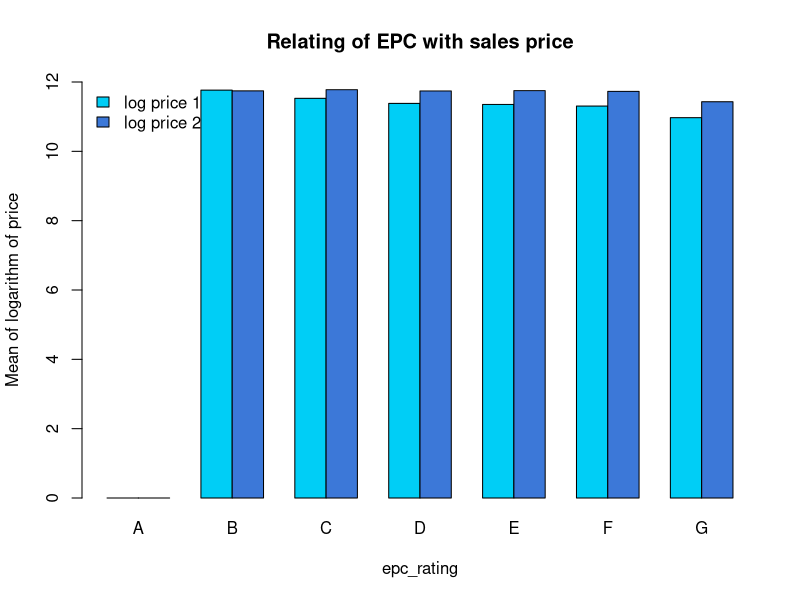
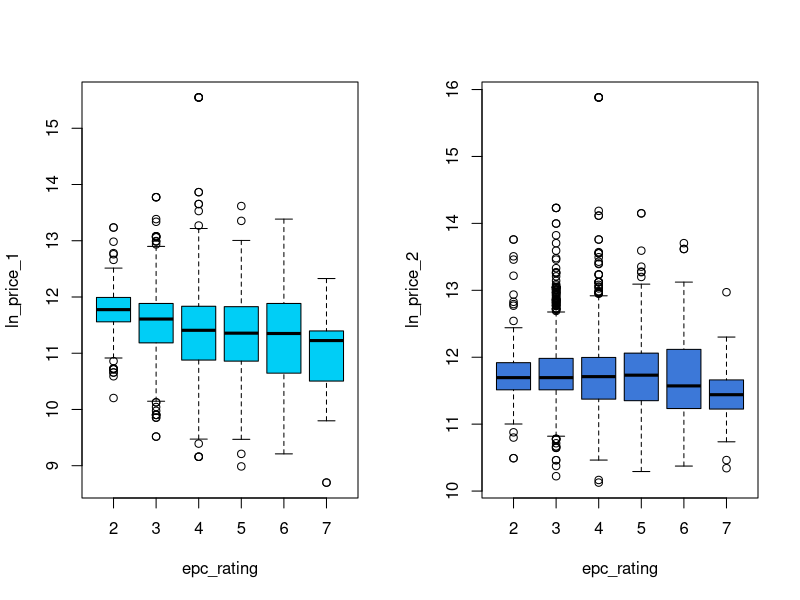
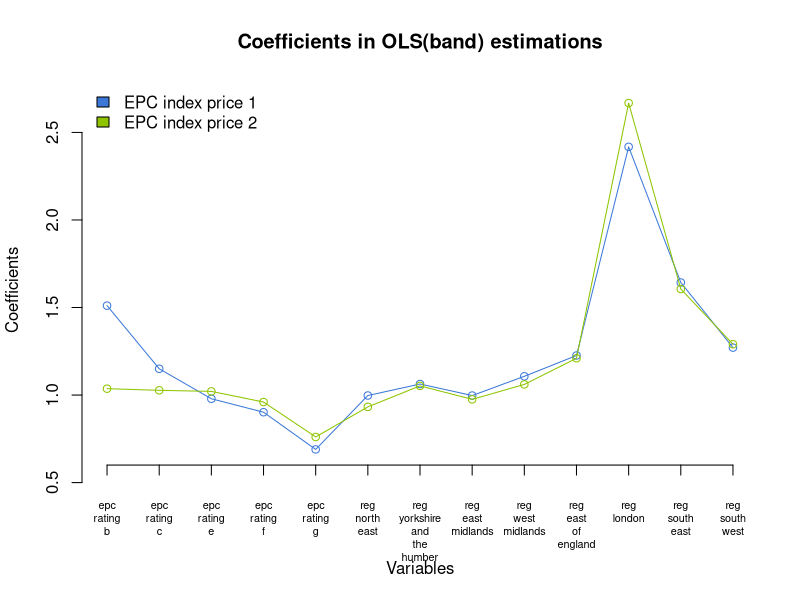
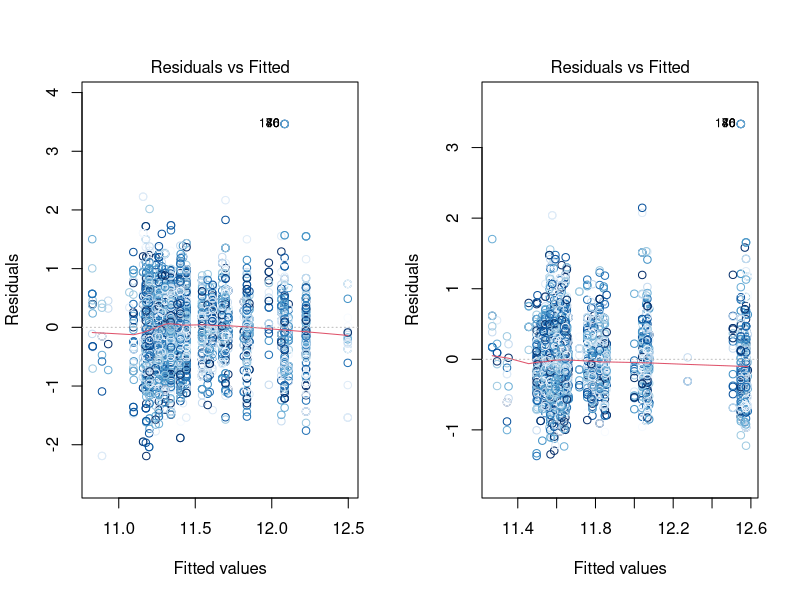
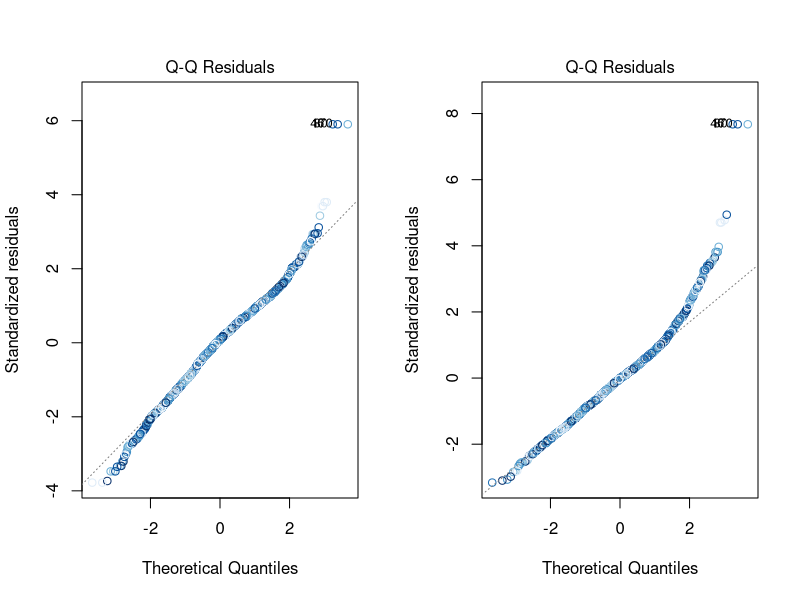
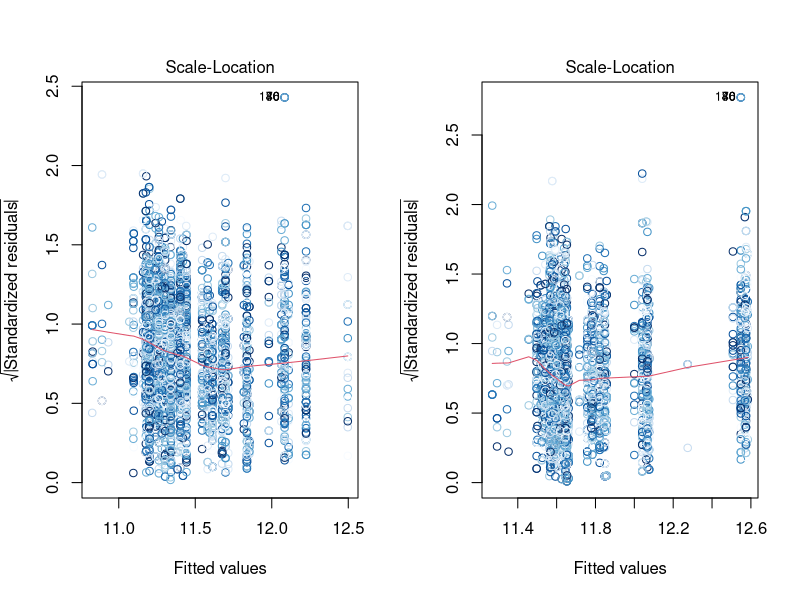
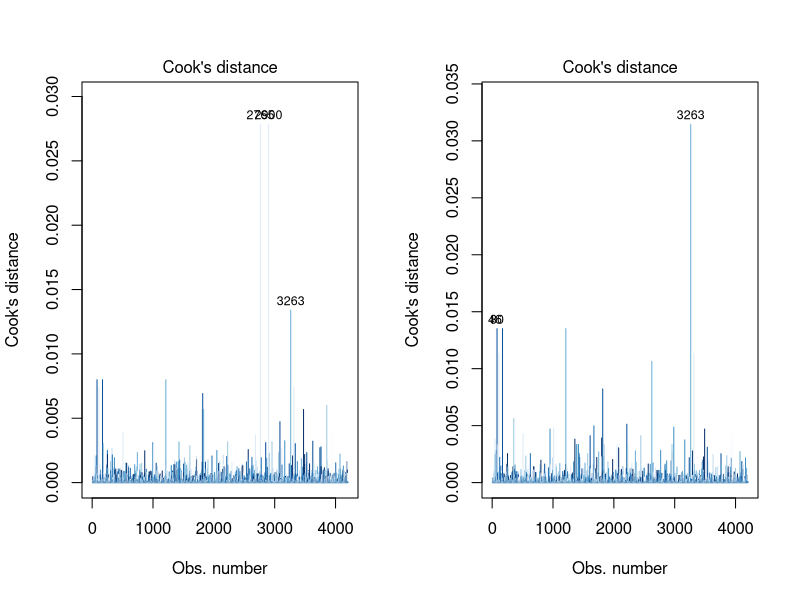
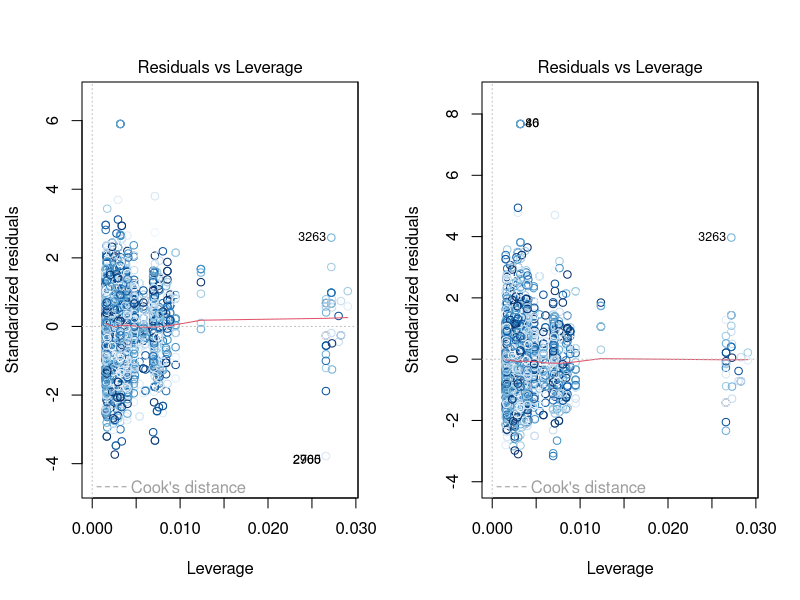

The R script that drew these images, in order:
Data <- read.csv("Data.csv") # nolint

# INDEX
# Hedonic regression of prices (band)
# relation of rating and time between sale
# hedonic regression of time
# relation of regions and house prices
# relation of regions and time between sale
# Hedonic regression of prices (continuous)
# Repeat sales index


# relation of rating and house prices
epc_rating <- Data$epc_rating_a +
    2 * Data$epc_rating_b +
    3 * Data$epc_rating_c +
    4 * Data$epc_rating_d +
    5 * Data$epc_rating_e + 6 * Data$epc_rating_f + 7 * Data$epc_rating_g
# epc_rating corresponds epc_rating, 1 for A, 2 for B ... 7 for G.

windows()
barplot(
    cbind(c(0, 0), rbind(
        tapply(Data$ln_price_1, epc_rating, mean),
        tapply(Data$ln_price_2, epc_rating, mean)
    )),
    beside = TRUE, ylim = c(0, 12),
    names.arg = c("A", "B", "C", "D", "E", "F", "G"),
    col = c("#00CEF6", "#3C78D8"),
    xlab = "epc_rating",
    ylab = "Mean of logarithm of price",
    main = "Relating of EPC with sales price",
)
legend("topleft", c("log price 1", "log price 2"),
    fill = c("#00CEF6", "#3C78D8"),
    bty = "n"
)

windows()
par(mfrow = c(1, 2))

boxplot(Data$ln_price_1 ~ epc_rating, ylab = "ln_price_1", col = c("#00CEF6"))
boxplot(Data$ln_price_2 ~ epc_rating, ylab = "ln_price_2", col = c("#3C78D8"))


# hedonic regression of prices
epc_price1 <- lm(ln_price_1 ~ epc_rating_b +
    epc_rating_c + epc_rating_e +
    epc_rating_f + epc_rating_g +
    reg_north_east +
    reg_yorkshire_and_the_humber + reg_east_midlands +
    reg_west_midlands + reg_east_of_england +
    reg_london + reg_south_east + reg_south_west, data = Data)


epc_price2 <- lm(ln_price_2 ~ epc_rating_b +
    epc_rating_c + epc_rating_e +
    epc_rating_f + epc_rating_g +
    reg_north_east +
    reg_yorkshire_and_the_humber + reg_east_midlands +
    reg_west_midlands + reg_east_of_england +
    reg_london + reg_south_east + reg_south_west, data = Data)


options(scipen = 999)
sink("OLS(band).txt")
print(summary(epc_price1))
print(summary(epc_price2))
# Summary shows the statistically significant variables of of ln_price
# Positivity of coefficients imply positive associativity


hedonic_price1 <- exp(epc_price1$coefficients) # hedonic price index1
hedonic_price2 <- exp(epc_price2$coefficients) # hedonic price index2

# confidence intervals for model coefficients
confint(epc_price1, conf.level = 0.95)
confint(epc_price2, conf.level = 0.95)


windows()
plot(1:13, hedonic_price1[-1],
    type = "n",
    axes = F,
    ylab = "",
    xlab = "",
    ylim = c(0.5, 2.7)
)

lines(1:13, hedonic_price1[-1], type = "o", col = "#3C78D8")
lines(1:13, hedonic_price2[-1], type = "o", col = "#8EC400")
axis(2)
axis(1,
    at = 1:13,
    labels = gsub("_", "\n", names(hedonic_price1)[-1]),
    padj = 1, pos = 0.6, cex.axis = 0.65
)
legend("topleft", c("EPC index price 1", "EPC index price 2"),
    fill = c("#3C78D8", "#8EC400"),
    bty = "n"
)
title(
    main = "Coefficients in OLS(band) estimations",
    ylab = "Coefficients",
    xlab = "Variables"
)

# Diagnostic plots for the model- 4 Residual plots-
# Residual = True value - Fitted value
# Residuals vs Fitted
# Normal Probability Plot of Residuals
# sqrt(|standardized residual|) vs fitted values
# Residuals vs Leverage
for (i in 1:6) {
    windows()
    par(mfrow = c(1, 2))
    plot(epc_price1, which = c(i), col = blues9)
    plot(epc_price2, which = c(i), col = blues9)
}

# Partial Residue plots
windows()
par(mfrow = c(4, 4))
termplot(epc_price1,
    partial.resid = TRUE, col.res = blues9, smooth = panel.smooth
)

windows()
par(mfrow = c(4, 4))
termplot(epc_price2,
    partial.resid = TRUE, col.res = blues9, smooth = panel.smooth
)

sink()

# relation of region and rating
windows()
barplot(
    t(rbind(
        tapply(Data$reg_north_east, epc_rating, sum),
        tapply(Data$reg_north_west, epc_rating, sum),
        tapply(Data$reg_yorkshire_and_the_humber, epc_rating, sum),
        tapply(Data$reg_east_midlands, epc_rating, sum),
        tapply(Data$reg_west_midlands, epc_rating, sum),
        tapply(Data$reg_east_of_england, epc_rating, sum),
        tapply(Data$reg_london, epc_rating, sum),
        tapply(Data$reg_south_east, epc_rating, sum),
        tapply(Data$reg_south_west, epc_rating, sum)
    ) / 4201),
    ylim = c(0, 0.2),
    names.arg = gsub("_", " ", substring(colnames(Data)[36:44], 5)),
    col = rev(blues9),
    xlab = "Regions",
    ylab = "Frequency"
)
legend("topright", c(
    "North East", "North West", "Yorkshire and the Humber",
    "East Midlands", "West Midlands", "East of England", "London",
    "South East", "South West"
),
fill = rev(blues9),
bty = "n"
)

regions <- Data$reg_north_east +
    2 * Data$reg_north_west +
    3 * Data$reg_yorkshire_and_the_humber +
    4 * Data$reg_east_midlands +
    5 * Data$reg_west_midlands +
    6 * Data$reg_east_of_england +
    7 * Data$reg_london +
    8 * Data$reg_south_east +
    9 * Data$reg_south_west

# relation of regions and house prices
windows()
barplot(
    rbind(
        tapply(Data$ln_price_1, regions, mean),
        tapply(Data$ln_price_2, regions, mean)
    ),
    beside = TRUE, ylim = c(0, 14),
    names.arg = gsub("_", " ", substring(colnames(Data)[36:44], 5)),
    xlab = "Regions",
    col = c("#00CEF6", "#3C78D8"),
    ylab = "Mean of logarithm of sales price"
)
legend("topright", c("Price index 1", "Price index 2"),
    fill = c("#00CEF6", "#3C78D8"),
    bty = "n"
)

windows()
par(mfrow = c(1, 2))
boxplot(Data$ln_price_1 ~ regions,
    xlab = "Regions", ylab = "Logarithm of first sales price",
    col = c("#00CEF6")
)
boxplot(Data$ln_price_2 ~ regions,
    xlab = "Regions", ylab = "Logarithm of second sales price",
    col = c("#3C78D8")
)

# Continuous OLS
library(MASS)
windows()

price1_bc <- boxcox(price_1 ~ imd_score + income_score +
    emp_score + educ_score +
    health_score + crime_score +
    barrier_score + living_score, data = Data)

epc_price1_cont <- lm(ln_price_1 ~ imd_score + income_score +
    emp_score + educ_score +
    health_score + crime_score +
    barrier_score + living_score, data = Data)

price2_bc <- boxcox(price_2 ~ imd_score + income_score +
    emp_score + educ_score +
    health_score + crime_score +
    barrier_score + living_score, data = Data)

epc_price2_cont <- lm(t_price_2 ~ imd_score + income_score +
    emp_score + educ_score +
    health_score + crime_score +
    barrier_score + living_score, data = Data)

sink("OLS(continuous).txt")
print(summary(epc_price1_cont))
print(summary(epc_price2_cont))

# confidence intervals for model coefficients
confint(epc_price1_cont, conf.level = 0.95)
confint(epc_price2_cont, conf.level = 0.95)

sink()

windows()
par(mfrow = c(1, 2))
hist(Data$ln_price_1,
    freq = F, breaks = 30,
    xlim = range(c(8, 16)), col = "#00CEF6",
    main = "Transformed first transaction price"
)
hist(Data$t_price_2,
    freq = F, breaks = 30,
    col = "#3C78D8",
    main = "Transformed second transaction price"
)

windows()
par(mfrow = c(1, 2))
hist(Data$price_1,
    freq = F, breaks = 30,
    col = "#00CEF6",
    main = "First transaction price"
)
hist(Data$price_2,
    freq = F, breaks = 30,
    col = "#3C78D8",
    main = "Second transaction price"
)

windows()
par(mfrow = c(2, 4))
termplot(epc_price1_cont,
    partial.resid = TRUE, col.res = blues9, smooth = panel.smooth
)

windows()
par(mfrow = c(2, 4))
termplot(epc_price2_cont,
    partial.resid = TRUE, col.res = blues9, smooth = panel.smooth
)

# Repeat sales index
rsi <- read.csv("RSI.csv")
index <- lm(log_change ~ 0 + Y1996 + Y1997 + Y1998 + Y1999 +
    Y2000 + Y2001 + Y2002 + Y2003 + Y2004 + Y2005 + Y2006 + Y2007 + Y2008
    + Y2009 + Y2010 + Y2011 + Y2012, data = rsi)
windows()
rs_index <- exp(coef(index))
plot(rs_index, type = "o", axes = F, xlab = "", ylab = "", col = "#3C78D8")
axis(2)
axis(1,
    at = 1:17,
    labels = gsub("Y", "", colnames(rsi)[4:20]),
    padj = 1
)
title(
    main = "Repeated Sales Index",
    ylab = "Index",
    xlab = "Year"
)
